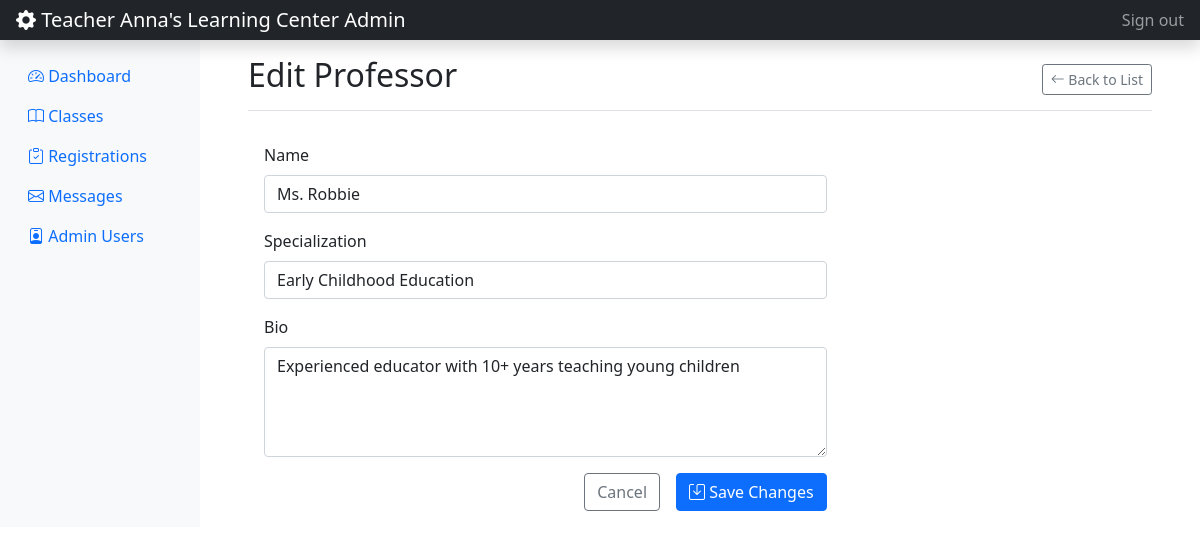
Page /admin/edit_professor.php?id=1 (signed in) on the committed database.
### tables this page shows
CREATE TABLE `professors` (
  `id` int(11) NOT NULL,
  `name` varchar(100) NOT NULL,
  `bio` text DEFAULT NULL,
  `specialization` varchar(100) DEFAULT NULL,
  `image_url` varchar(255) DEFAULT '/api/placeholder/400/300'
);

### admin/edit_professor.php (the view, shortened to what this page needs)
<?php
require_once '../includes/auth_check.php';
$professor_id = isset($_GET['id']) ? (int)$_GET['id'] : 0;
$stmt = $pdo->prepare("SELECT * FROM professors WHERE id = ?");
$stmt->execute([$professor_id]);
$professor = $stmt->fetch();
?>
<?php include '../includes/admin_header.php'; ?>
<div class="container-fluid px-4">
    <div class="d-flex justify-content-between flex-wrap flex-md-nowrap align-items-center pt-3 pb-2 mb-3 border-bottom">
        <h1 class="h2">Edit Professor</h1>
        <div class="btn-toolbar mb-2 mb-md-0">
            <a href="manage_professors.php" class="btn btn-sm btn-outline-secondary">
                <i class="bi bi-arrow-left"></i> Back to List
            </a>
        </div>
    </div>
    <div class="row">
        <div class="col-md-8">
            <div class="card">
                <div class="card-body">
                    <form action="admin_actions.php" method="POST">
                        <div class="mb-3">
                            <label for="name" class="form-label">Name</label>
                            <input type="text" class="form-control" id="name" name="name"
                                value="<?php echo htmlspecialchars($professor['name']); ?>" required>
                        </div>
                        <div class="mb-3">
                            <label for="specialization" class="form-label">Specialization</label>
                            <input type="text" class="form-control" id="specialization" name="specialization"
                                value="<?php echo htmlspecialchars($professor['specialization']); ?>" required>
                        </div>
                        <div class="mb-3">
                            <label for="bio" class="form-label">Bio</label>
                            <textarea class="form-control" id="bio" name="bio" rows="4" required><?php echo htmlspecialchars($professor['bio']); ?></textarea>
                        </div>
                        <div class="d-grid gap-2 d-md-flex justify-content-md-end">
                            <a href="manage_professors.php" class="btn btn-outline-secondary me-2">Cancel</a>
                            <button type="submit" class="btn btn-primary">
                                <i class="bi bi-save"></i> Save Changes
                            </button>
                        </div>
                    </form>
                </div>
            </div>
        </div>
    </div>
</div>
<?php include '../includes/admin_footer.php'; ?>

### assets/css/admin.css (style rules this page uses)
.card { border: none; transition: all 0.2s ease; }

### rows in the picture
professors: name "Ms. Robbie", specialization "Early Childhood Education", bio "Experienced educator with 10+ years teaching young children"

### other values in the picture
SITE_NAME "Teacher Anna's Learning Center"
